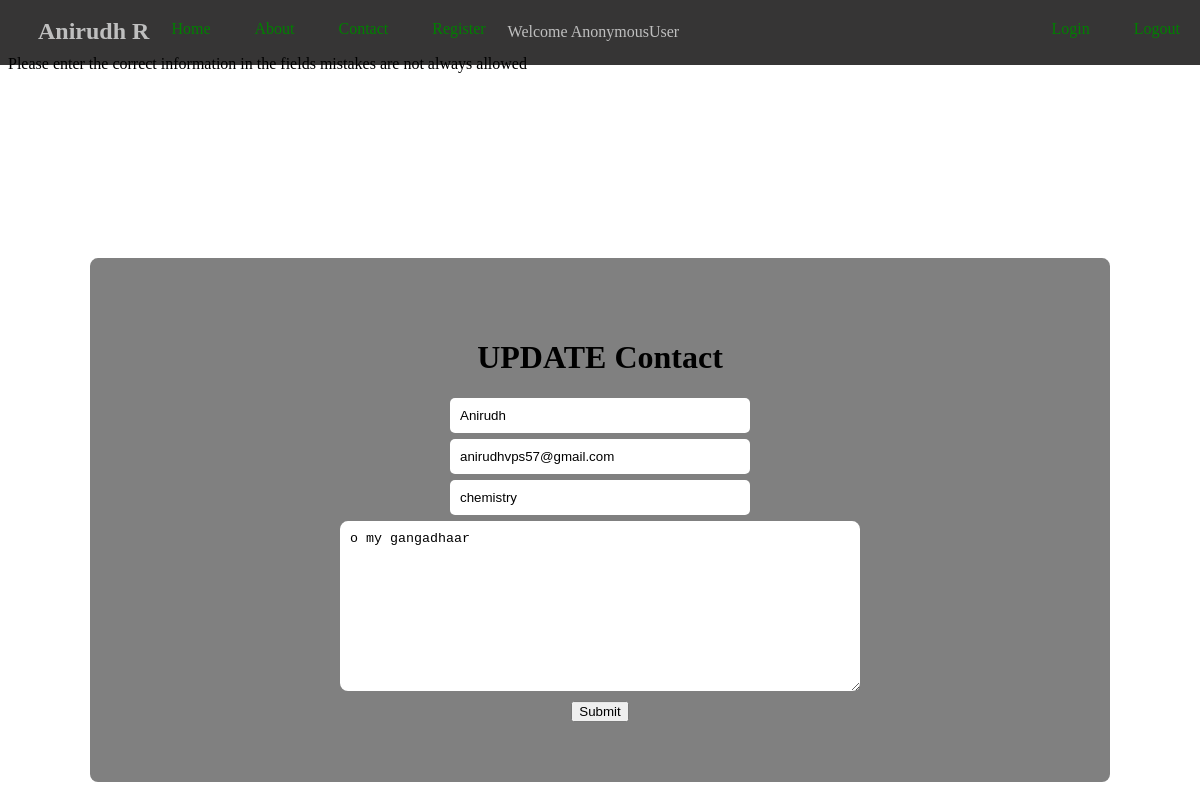
Screenshot of /update_contact/14 with the database file from the repository.
### myapp/models.py (models this page shows)
class Contact(models.Model):
    name=models.CharField(max_length=20)
    email=models.EmailField()
    subject=models.CharField(max_length=20)
    message=models.TextField()
    connect=models.ForeignKey( User,on_delete=models.CASCADE,null=True)

### myapp/views.py (the view)
# urls.py: path('update_contact/<ID>', views.update_contact, name="Update Contact"),
def update_contact(req,ID):
    data=Contact.objects.get(pk=ID)
    x=ContactForm(req.POST or None, instance=data)
    if x.is_valid():
        x.save()
        messages.success(req,'Data is saved to database')
        return redirect('/about')
    return render(req,'update.html',{'a':x})

### myapp/form.py
class ContactForm(ModelForm):
    class Meta:
        model=Contact
        fields=['name','email','subject','message']

### templates/update.html (shortened to what this page needs)
{% extends "common.html" %}
{% block body %}
<marquee>Please enter the correct information in the fields mistakes are not always allowed</marquee>
   <form method="post"  class="contact-form">
    <h1> UPDATE Contact </h1>
    <div class="form">
        {{a.name}}
    </div>
    <div class="form">
        {{a.email}}
    </div>
    <div class="form">
        {{a.subject}}
    </div>
    <div class="tip">
        {{a.message}}
    </div>
    <div class="butt">
        <button type="submit">Submit</button>
    </div>
   </form>
{% endblock body %}

### statics/dim.css (style rules this page uses)
.contact-form { position: absolute; top: 65%; left: 50%; transform: translate(-50%, -50%); background: gray ; padding: 60px 60px; padding-right: 250px; padding-left: 250px; border-radius: 8px; text-align: center; }
.contact-form input, .contact-form textarea { padding: 10px; width: 500px; margin-bottom: 6px; border: transparent; border-radius: 8px; }
body { background-color: rgba(255, 255, 255, 0); }
.contact-form input { width: 280px; box-shadow:none; border:transparent; border-radius: 5px; }

### rows the page displays
Contact: name "Anirudh", email "anirudhvps57@gmail.com", subject "chemistry", message "o my gangadhaar"

### other values shown
{{ request.user }} "AnonymousUser"
